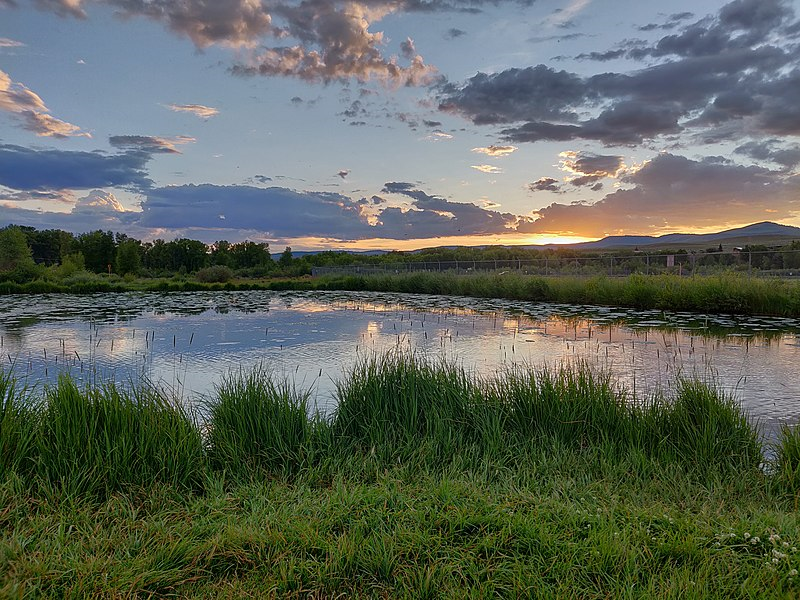
#> input picture Blatt 1/Lenna.png, 800 x 600 px, found by its file name
$ python Blatt01-Loesung.py
#> lines starting #> are read from the running program, lines starting #| are printed output that depends on the picture
#> further down, image is the input picture: shape (600, 800, 3); mean B, G, R 91.8, 101.5, 94.1
import numpy as np
import cv2

""" Aufgabe 1.3 """

# Definieren Sie eine Funktion, die ein Bild übergeben bekommen und eine
# eine um 90° gedrehte Version zurückgibt.
def rot90(image):
    hoehe = image.shape[0]
#> hoehe = 600
    breite = image.shape[1]
#> breite = 800
    result = np.empty((breite, hoehe, 3), dtype="uint8")
    for y in range(hoehe):
        for x in range(breite):
            result[breite - x - 1, y] = image[y, x]
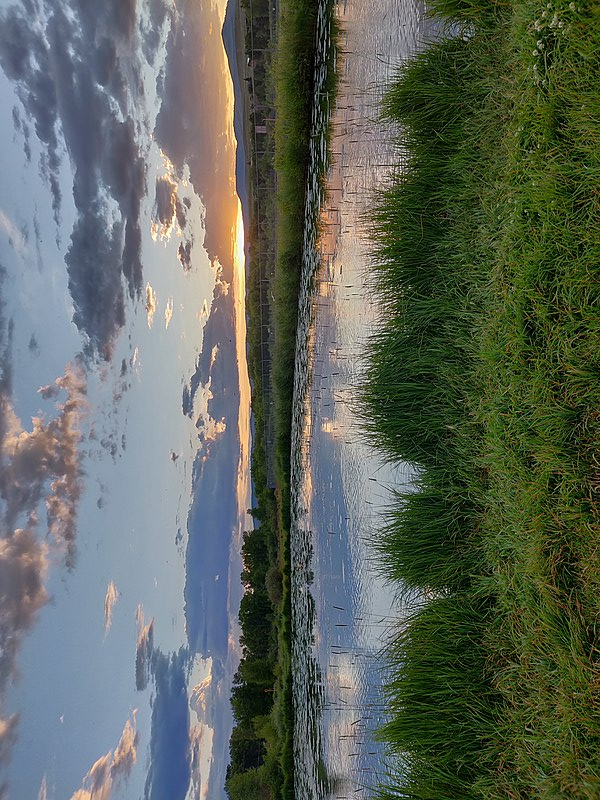
#> result: shape (800, 600, 3); mean B, G, R 91.8, 101.5, 94.1
    return result

# lesen Sie ein Testbild ein.
image = cv2.imread("lenna.png")#, cv2.IMREAD_GRAYSCALE)
if image is None:
    print("Das Einlesen hat nicht funktioniert!")

# Rotieren Sie das Testbild mit ihrer Funktion
rotated = rot90(image)

# Zeigen Sie beide Bilder an
cv2.imshow("original", image)
cv2.imshow("rotated", rotated)
cv2.waitKey()

# Mit welcher OpenCV Funktion können Sie das gleiche Ergebnis erreichen?
# Mit OpenCV warpAffine
M = cv2.getRotationMatrix2D((image.shape[1]//2, image.shape[0]//2), 90, 1.)
cv2.imshow("warpAffine", cv2.warpAffine(image, M, (image.shape[1], image.shape[0])))
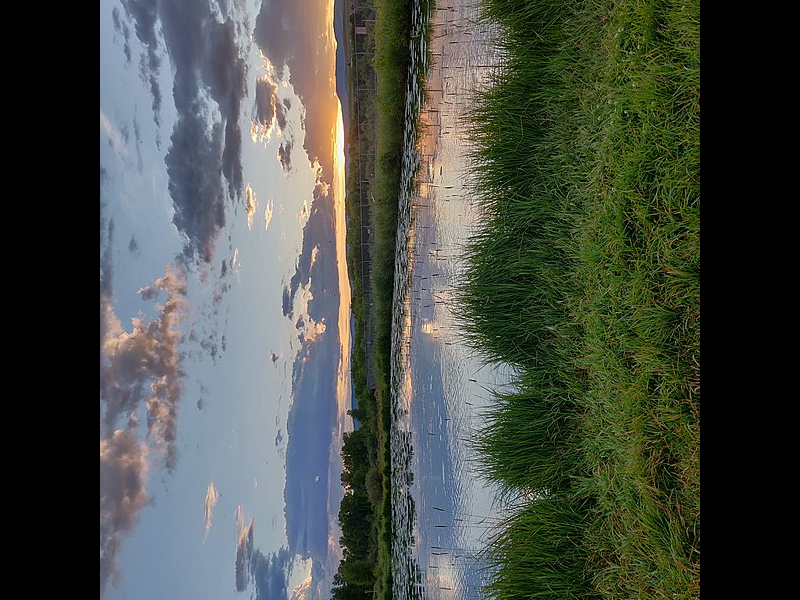
#> window 'warpAffine': shape (600, 800, 3); mean B, G, R 70.2, 77.8, 72.4

# Mit OpenCV transpose
cv2.imshow("transpose", cv2.transpose(np.fliplr(image)))

cv2.waitKey()

cv2.destroyAllWindows()
